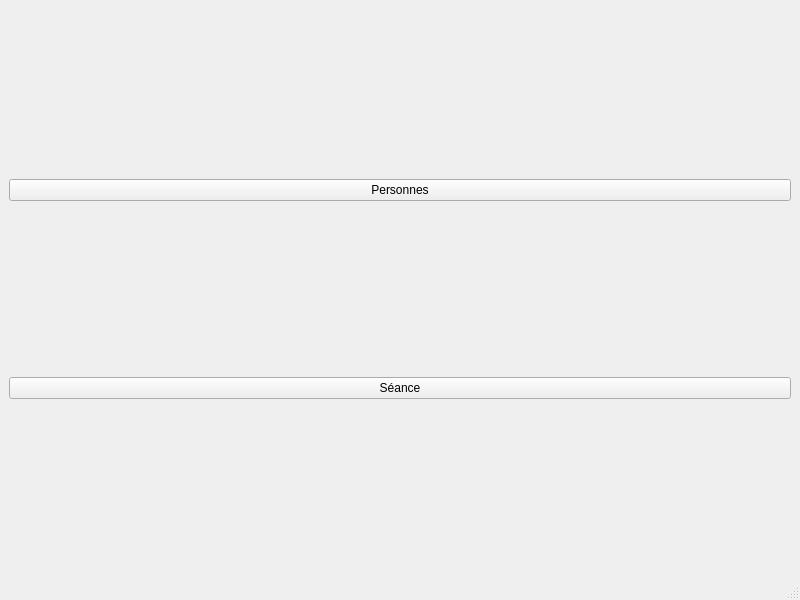
<?xml version="1.0" encoding="UTF-8"?>
<ui version="4.0">
 <class>CoachMainWindow</class>
 <widget class="QMainWindow" name="CoachMainWindow">
  <property name="geometry">
   <rect>
    <x>0</x>
    <y>0</y>
    <width>800</width>
    <height>600</height>
   </rect>
  </property>
  <property name="windowTitle">
   <string>CoachMainWindow</string>
  </property>
  <widget class="QWidget" name="centralwidget">
   <layout class="QGridLayout" name="gridLayout">
    <item row="0" column="0">
     <widget class="QPushButton" name="btnPersonnes">
      <property name="text">
       <string>Personnes</string>
      </property>
     </widget>
    </item>
    <item row="1" column="0">
     <widget class="QPushButton" name="btnSeance">
      <property name="text">
       <string>Séance</string>
      </property>
     </widget>
    </item>
   </layout>
  </widget>
  <widget class="QMenuBar" name="menubar">
   <property name="geometry">
    <rect>
     <x>0</x>
     <y>0</y>
     <width>800</width>
     <height>21</height>
    </rect>
   </property>
  </widget>
  <widget class="QStatusBar" name="statusbar"/>
 </widget>
 <resources/>
 <connections/>
</ui>
